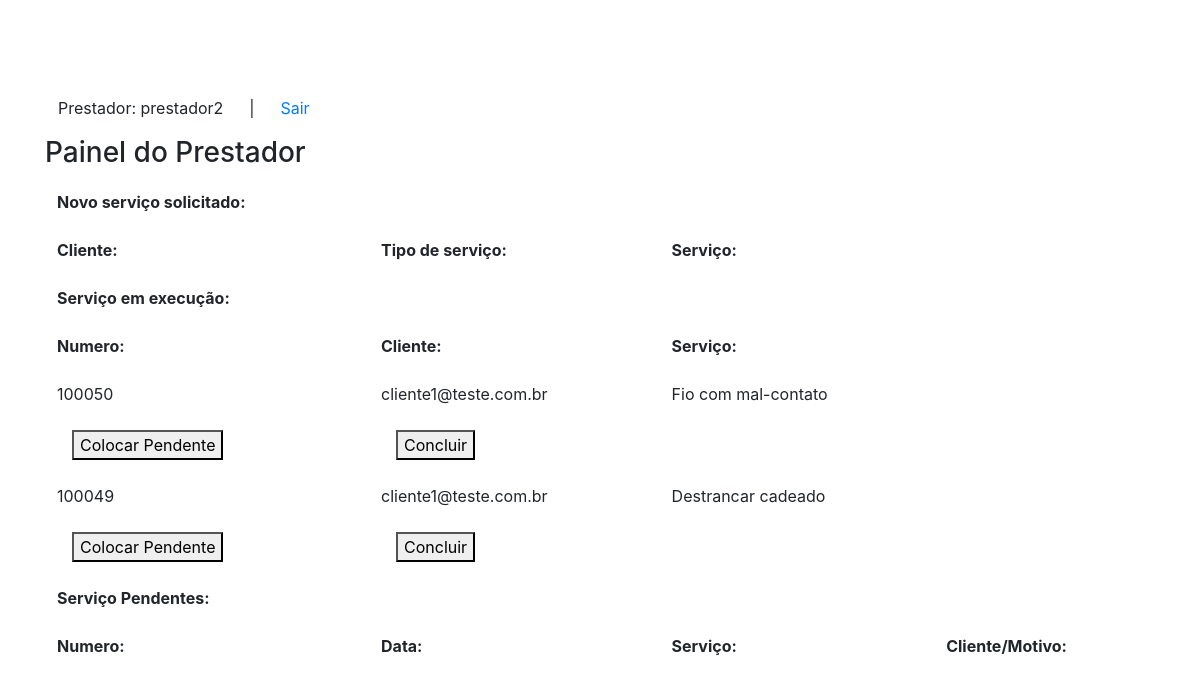
Page /painelprestador.php (signed in) on the earlier database version.
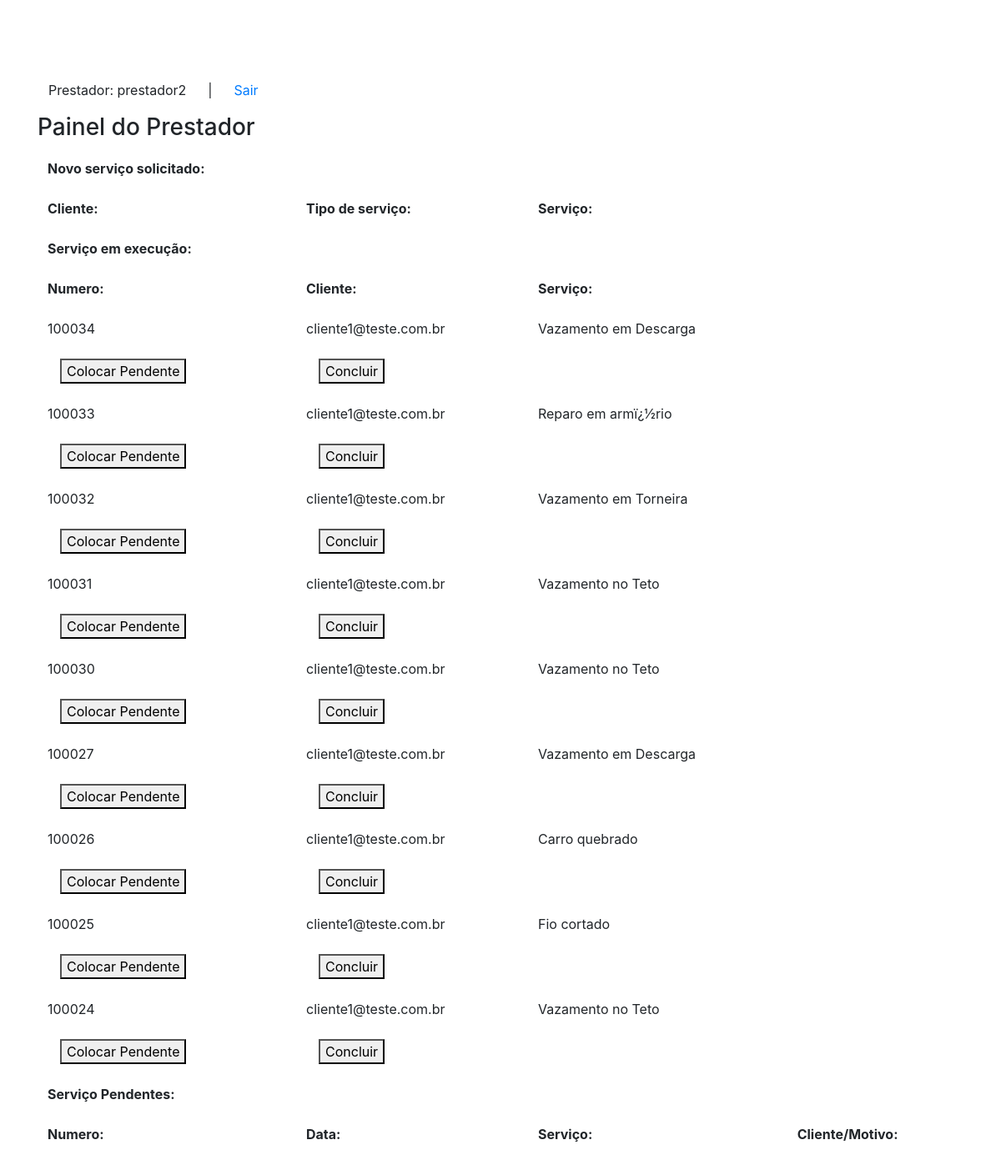
Same page on the later database version.
### tables this page shows
CREATE TABLE IF NOT EXISTS `servicos` (
  `numero_id` int(7) NOT NULL AUTO_INCREMENT,
  `nome_servico` varchar(220) NOT NULL,
  `descricao_servico` varchar(220) NOT NULL,
  `preco_servico` varchar(220) NOT NULL,
  `status_servico` varchar(30) NOT NULL,
  `id_cliente` varchar(100) NOT NULL,
  `email_cliente` varchar(140) NOT NULL,
  `id_prestador` int(100) NOT NULL,
  `email_prestador` varchar(140) NOT NULL,
  `dia_pedido` varchar(30) NOT NULL,
  PRIMARY KEY (`numero_id`)
);

### painelprestador.php (the view, shortened to what the changed rows need)
<?php
include_once ('conexao.php');
?>
<!DOCTYPE html>
<html>
    <head>
        <link rel="stylesheet" href="https://stackpath.bootstrapcdn.com/bootstrap/4.1.3/css/bootstrap.min.css">
    </head>
    <body>
        <div class="container mt-5 pt-5">
            <div class="form-group">
                <table class="table table-borderless">
                    <thead>
                        <h3>Painel do Prestador</h3>
                    </thead>
                    <tbody id="first_table">
                        <th>Novo serviço solicitado:</th>
                        <tr>
                            <th>Cliente:</th>
                            <th>Tipo de serviço:</th>
                            <th>Serviço:</th>
                        </tr>
                        <?php
                        $id = $_SESSION['id'];
                        $query_servico = "  SELECT *
                                            FROM servicos as s
                                            INNER JOIN prestadores as p
                                            ON s.id_prestador = p.id
                                            WHERE p.id = $id
                                            ORDER BY numero_id DESC
                                            ";
                        $result_servico = $conn->prepare($query_servico);
                        $result_servico->execute();
                        while($row_servico = $result_servico->fetch(PDO::FETCH_ASSOC)){
                            extract($row_servico);
                            if($status_servico == "0"){
                        ?>
                        <tr>
                            <td>
                                <a href="#"><?php echo "$email_cliente";?></a>
                            </td>
                            <td><?php echo "$nome_servico";?></td>
                            <td><?php echo "$descricao_servico";?></td>
                            <tr>
                                <td>
                                    <div class="col-sm-offset-2 col-sm-10 btn-execute">
                                        <button type="submit" name="<?=$numero_id?>" value="1">Iniciar</button>
                                    </div>
                                </td>
                            </tr>
                            <form id="favoritar" action="update_status.php" method="POST">
                                <input type="hidden" id="id_usuario" name="id_usuario">
                                <input type="hidden" id="nota" name="nota">
                            </form>
                        </tr>
                        <?php }} ?>
                    </tbody>
                    <tbody id="selecao_status">
                        <th>Serviço em execução:</th>
                        <tr>
                            <th>Numero:</th>
                            <th>Cliente:</th>
                            <th>Serviço:</th>
                        </tr>
                        <?php
                            $query_servico = "  SELECT *
                                                FROM servicos as s
                                                INNER JOIN prestadores as p
                                                ON s.id_prestador = p.id
                                                WHERE p.id = $id
                                                ORDER BY numero_id DESC";
                            $result_servico = $conn->prepare($query_servico);
                            $result_servico->execute();
                            while($row_servico = $result_servico->fetch(PDO::FETCH_ASSOC)){
                                extract($row_servico);
                                if($status_servico == "1"){
                        ?>
                                    <tr>
                                        <td><?php echo "$numero_id";?></td>
                                        <td><?php echo "$email_cliente";?></td>
                                        <td><?php echo "$descricao_servico";?></td>
                                        <tr>
                                            <td>
                                                <div class="col-sm-offset-2 col-sm-10 btn-pending">
                                                    <button type="submit" name="<?=$numero_id?>" value="2">Colocar Pendente</button>
                                                </div>
                                            </td>
                                            <td>
                                                <div class="col-sm-offset-2 col-sm-10 btn-conclude">
                                                <button type="submit" name="<?=$numero_id?>" value="3">Concluir</button>
                                                </div>
                                            </td>
                                        </tr>
                                    </tr>
                                    <?php
                                }
                            }
                                    ?>
                    </tbody>
                    <tbody>
                        <th>Serviço Pendentes:</th>
                        <tr>
                            <th>Numero:</th>
                            <th>Data:</th>
                            <th>Serviço:</th>
                            <th>Cliente/Motivo:</th>
                        </tr>
                    </tbody>
                </table>
            </div>
        </div>
    </body>
</html>

Differences in the rows shown:
removed servicos: numero_id "100050", email_cliente "cliente1@teste.com.br", descricao_servico "Fio com mal-contato"
removed servicos: numero_id "100049", email_cliente "cliente1@teste.com.br", descricao_servico "Destrancar cadeado"
added servicos: numero_id "100034", email_cliente "cliente1@teste.com.br", descricao_servico "Vazamento em Descarga"
added servicos: numero_id "100033", email_cliente "cliente1@teste.com.br", descricao_servico "Reparo em armï¿½rio"
added servicos: numero_id "100032", email_cliente "cliente1@teste.com.br", descricao_servico "Vazamento em Torneira"
added servicos: numero_id "100031", email_cliente "cliente1@teste.com.br", descricao_servico "Vazamento no Teto"
added servicos: numero_id "100030", email_cliente "cliente1@teste.com.br", descricao_servico "Vazamento no Teto"
added servicos: numero_id "100027", email_cliente "cliente1@teste.com.br", descricao_servico "Vazamento em Descarga"
added servicos: numero_id "100026", email_cliente "cliente1@teste.com.br", descricao_servico "Carro quebrado"
added servicos: numero_id "100025", email_cliente "cliente1@teste.com.br", descricao_servico "Fio cortado"
added servicos: numero_id "100024", email_cliente "cliente1@teste.com.br", descricao_servico "Vazamento no Teto"
